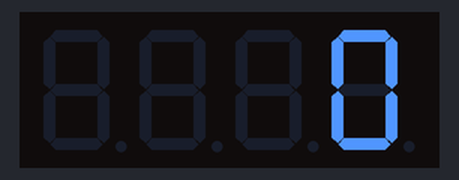
Bench run of a sketch on a simulated Arduino Uno, built with avr-gcc and run on an emulated ATmega328P. Shown: 4-digit seven-segment display.

Above: at 0.03 s.
At 4.99 s:
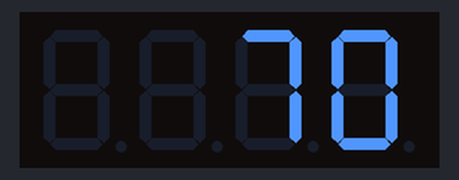
At 9.98 s:
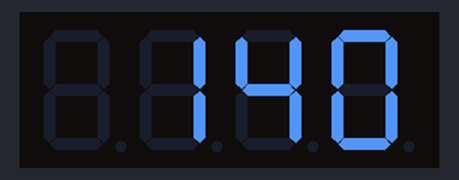
At 19.95 s:
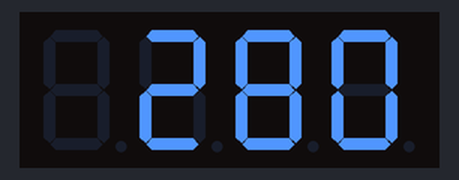
At 29.92 s:
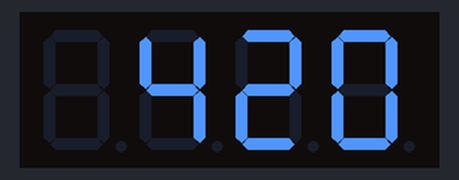
At 39.89 s:
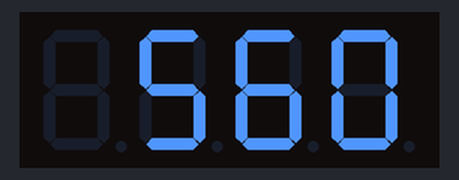

The sketch:

tm0-9999.ino
```cpp
#include <TM1637Display.h>

const int CLK = 2; //Set the CLK pin connection to the display
const int DIO = 3; //Set the DIO pin connection to the display

int i=0;

TM1637Display display(CLK, DIO);  //set up the 4-Digit Display.

void setup()
{
  display.setBrightness(0x0a);  //set the diplay to maximum brightness
}


void loop()
{
  for (i=0; i<9999; i++){
    display.showNumberDec(i); //Display the Variable value;
    delay(50); }
}
```
